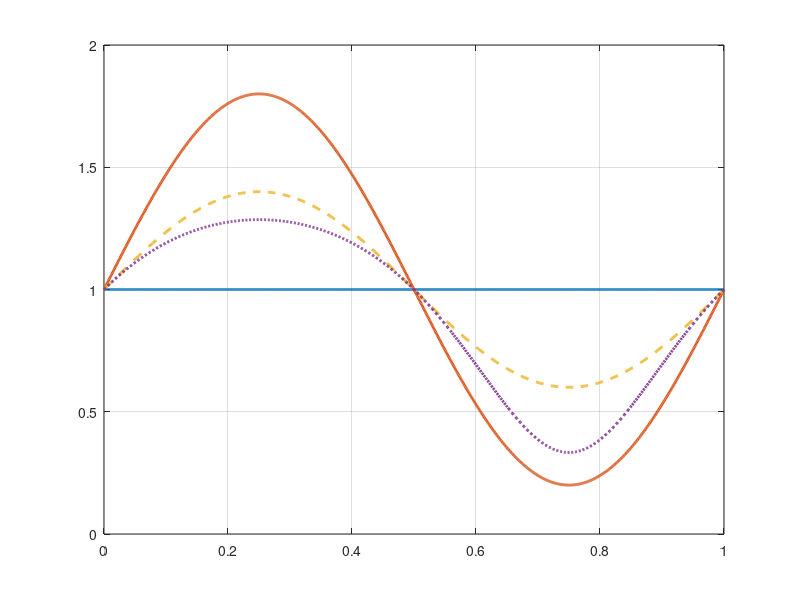
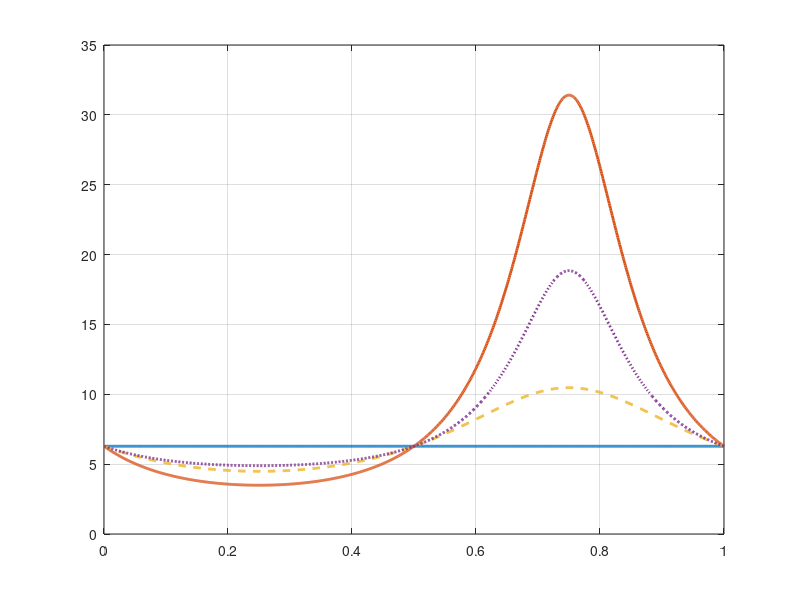
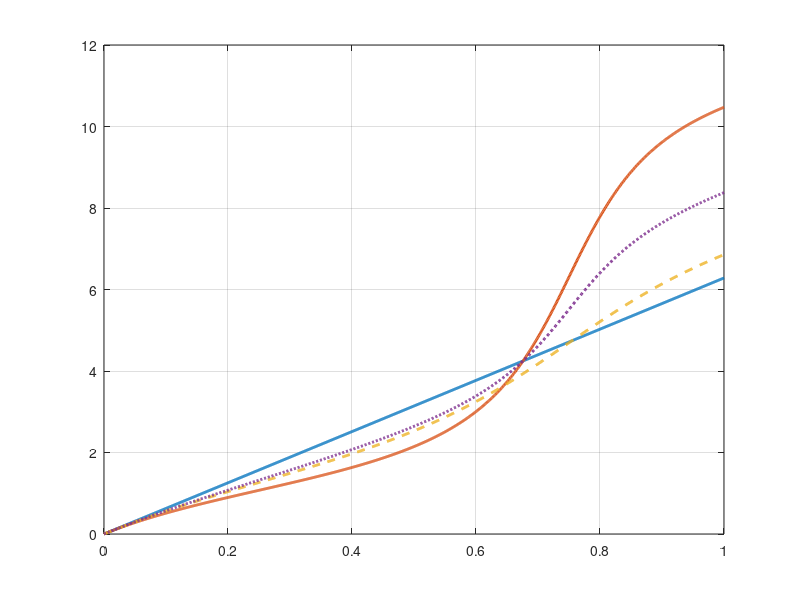
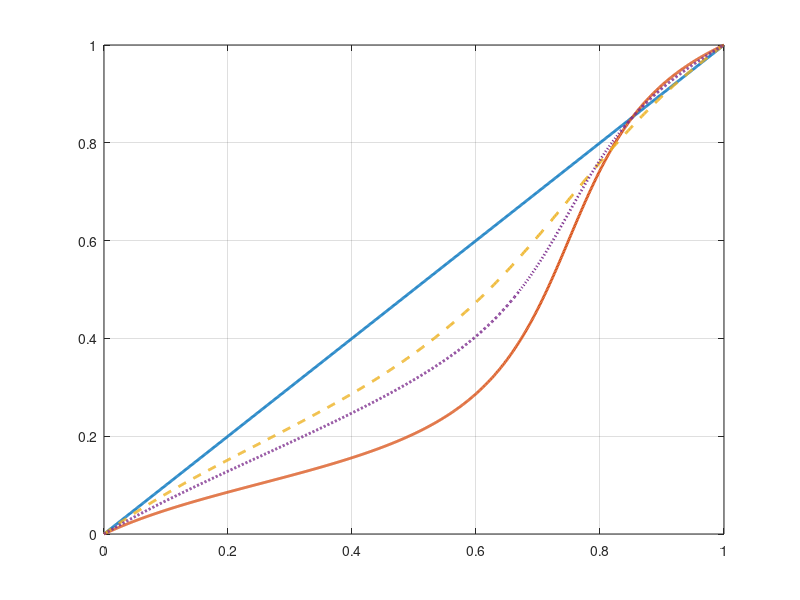

Source code (MATLAB) for these figures, in order:
clear; clc; close all;

%% Create figure folder
figDir = 'figures_dynamics';
if ~exist(figDir, 'dir')
    mkdir(figDir);
end

%% Parameters
N = 1000;
s = linspace(0,1,N);
eps = 0.8;
L = 2*pi;

%% Geometry
x = cos(2*pi*s);
y = sin(2*pi*s);

%% Speed profiles
v1 = ones(size(s));
v2 = 1 + eps*sin(2*pi*s);

%% Means
v_mean = 0.5*(v1 + v2);
v_harm = 2 ./ (1./v1 + 1./v2);

%% Time densities
rho1 = L ./ v1;
rho2 = L ./ v2;
rho_mean = L ./ v_mean;
rho_harm = L ./ v_harm;

%% Time maps (UNNORMALIZED)
t1 = cumtrapz(s, rho1);
t2 = cumtrapz(s, rho2);
t_mean = cumtrapz(s, rho_mean);
t_harm = cumtrapz(s, rho_harm);

%% Periods
T1 = t1(end);
T2 = t2(end);
T_mean = 0.5*(T1 + T2);
T_arith = t_mean(end);
T_harm = t_harm(end);

fprintf('\nPeriods:\n');
fprintf('T1      = %.6f\n', T1);
fprintf('T2      = %.6f\n', T2);
fprintf('T_mean  = %.6f\n', T_mean);
fprintf('T_arith = %.6f\n', T_arith);
fprintf('T_harm  = %.6f\n\n', T_harm);

%% Export helper
exportFig = @(name) exportgraphics(gcf, fullfile(figDir, name), 'ContentType','vector');

%% ---------------------------
%% Plot 1: Speed profiles
figure;
plot(s, v1, 'LineWidth',2); hold on;
plot(s, v2, 'LineWidth',2);
plot(s, v_mean, '--','LineWidth',2);
plot(s, v_harm, ':','LineWidth',2);

grid on;
exportFig('speed_profiles.pdf');

%% ---------------------------
%% Plot 2: Time densities
figure;
plot(s, rho1, 'LineWidth',2); hold on;
plot(s, rho2, 'LineWidth',2);
plot(s, rho_mean, '--','LineWidth',2);
plot(s, rho_harm, ':','LineWidth',2);
grid on;
exportFig('time_density.pdf');

%% ---------------------------
%% Plot 3: Time maps (UNNORMALIZED — KEY FIX)
figure;
plot(s, t1, 'LineWidth',2); hold on;
plot(s, t2, 'LineWidth',2);
plot(s, t_mean, '--','LineWidth',2);
plot(s, t_harm, ':','LineWidth',2);
grid on;
exportFig('time_maps_unnormalized.pdf');

%% ---------------------------
%% OPTIONAL: normalized version (for comparison only)
t1n = t1 / T1;
t2n = t2 / T2;
tmn = t_mean / T_arith;
thn = t_harm / T_harm;

figure;
plot(s, t1n, 'LineWidth',2); hold on;
plot(s, t2n, 'LineWidth',2);
plot(s, tmn, '--','LineWidth',2);
plot(s, thn, ':','LineWidth',2);

grid on;
exportFig('time_maps_normalized.pdf');
